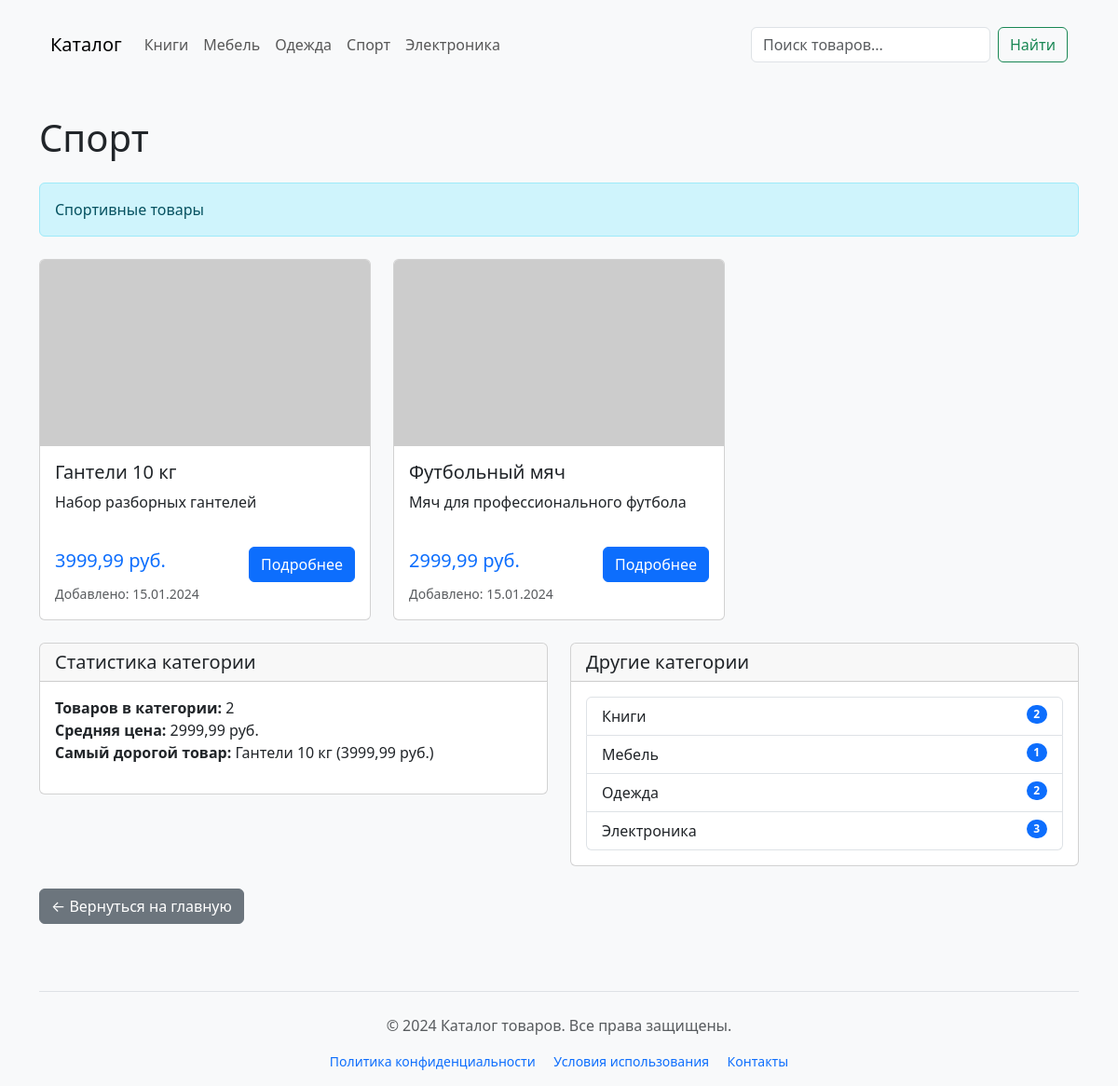
The page /category/5/ on the database its author committed.
### catalog/models.py (models this page shows, shortened)
class Category(models.Model):
    name = models.CharField(max_length=100, verbose_name='Наименование')
    description = models.TextField(blank=True, null=True, verbose_name='Описание')
    class Meta:
        verbose_name = 'Категория'
        verbose_name_plural = 'Категории'
        ordering = ['name']

class Product(models.Model):
    name = models.CharField(max_length=100, verbose_name='Наименование')
    description = models.TextField(blank=True, null=True, verbose_name='Описание')
    image = models.ImageField(upload_to='products/', blank=True, null=True, verbose_name='Изображение')
    category = models.ForeignKey(
        Category,
        on_delete=models.SET_NULL,
        null=True,
        blank=True,
        related_name='products',
        verbose_name='Категория'
    )
    price = models.DecimalField(max_digits=10, decimal_places=2, verbose_name='Цена за покупку')
    created_at = models.DateTimeField(auto_now_add=True, verbose_name='Дата создания')
    updated_at = models.DateTimeField(auto_now=True, verbose_name='Дата последнего изменения')
    class Meta:
        verbose_name = 'Продукт'
        verbose_name_plural = 'Продукты'
        ordering = ['name']

### catalog/views.py (the view)
# urls.py: path('category/<int:category_id>/', views.category_products, name='category_products'),
def category_products(request, category_id):
    category = get_object_or_404(Category, id=category_id)
    products = Product.objects.filter(category=category)
    categories = Category.objects.all()
    return render(request, 'catalog/category.html', {
        'category': category,
        'products': products,
        'categories': categories
    })

### catalog/templates/catalog/category.html (shortened to what this page needs)
{% extends 'base.html' %}
{% block content %}
<h1 class="mb-4">{{ category.name }}</h1>
{% if category.description %}
<div class="alert alert-info mb-4">
    <p class="mb-0">{{ category.description }}</p>
</div>
{% endif %}
<div class="row">
    {% for product in products %}
    <div class="col-md-4">
        <div class="card product-card h-100">
            {% if product.image %}
            <img src="{{ product.image.url }}" class="card-img-top product-image" alt="{{ product.name }}">
            {% else %}
            <img src="https://via.placeholder.com/300x200?text=No+Image" class="card-img-top product-image" alt="Нет изображения">
            {% endif %}
            <div class="card-body d-flex flex-column">
                <h5 class="card-title">{{ product.name }}</h5>
                <p class="card-text truncate flex-grow-1">
                    {{ product.description|truncatechars:100 }}
                </p>
                <div class="mt-auto">
                    <div class="d-flex justify-content-between align-items-center">
                        <span class="h5 text-primary">{{ product.price }} руб.</span>
                        <a href="{% url 'product_detail' product.id %}" class="btn btn-primary">
                            Подробнее
                        </a>
                    </div>
                    <small class="text-muted">
                        Добавлено: {{ product.created_at|date:"d.m.Y" }}
                    </small>
                </div>
            </div>
        </div>
    </div>
    {% endfor %}
</div>
{% if products %}
<div class="mt-4">
    <div class="row">
        <div class="col-md-6">
            <div class="card">
                <div class="card-header">
                    <h5 class="mb-0">Статистика категории</h5>
                </div>
                <div class="card-body">
                    <ul class="list-unstyled">
                        <li><strong>Товаров в категории:</strong> {{ products|length }}</li>
                        <li><strong>Средняя цена:</strong>
                            {% with avg_price=products|dictsort:"price" %}
                                {% if avg_price %}
                                    {{ avg_price.0.price }} руб.
                                {% else %}
                                    -
                                {% endif %}
                            {% endwith %}
                        </li>
                        <li><strong>Самый дорогой товар:</strong>
                            {% with max_price=products|dictsortreversed:"price"|first %}
                                {% if max_price %}
                                    {{ max_price.name }} ({{ max_price.price }} руб.)
                                {% else %}
                                    -
                                {% endif %}
                            {% endwith %}
                        </li>
                    </ul>
                </div>
            </div>
        </div>
        <div class="col-md-6">
            <div class="card">
                <div class="card-header">
                    <h5 class="mb-0">Другие категории</h5>
                </div>
                <div class="card-body">
                    <div class="list-group">
                        {% for cat in categories %}
                            {% if cat.id != category.id %}
                            <a href="{% url 'category_products' cat.id %}" class="list-group-item list-group-item-action">
                                {{ cat.name }}
                                <span class="badge bg-primary rounded-pill float-end">
                                    {{ cat.products.count }}
                                </span>
                            </a>
                            {% endif %}
                        {% endfor %}
                    </div>
                </div>
            </div>
        </div>
    </div>
</div>
{% endif %}
<div class="mt-4">
    <a href="{% url 'index' %}" class="btn btn-secondary">
        ← Вернуться на главную
    </a>
</div>
{% endblock %}

### catalog/templates/includes/menu.html
<nav class="navbar navbar-expand-lg navbar-light bg-light mb-4">
    <div class="container-fluid">
        <a class="navbar-brand" href="{% url 'index' %}">Каталог</a>
        <div class="collapse navbar-collapse">
            <ul class="navbar-nav me-auto">
                {% for category in categories %}
                <li class="nav-item">
                    <a class="nav-link" href="{% url 'category_products' category.id %}">
                        {{ category.name }}
                    </a>
                </li>
                {% endfor %}
            </ul>
            <form class="d-flex" method="get" action="#">
                <input class="form-control me-2" type="search" placeholder="Поиск товаров...">
                <button class="btn btn-outline-success" type="submit">Найти</button>
            </form>
        </div>
    </div>
</nav>

### catalog/templates/base.html (style rules this page uses)
body { padding-top: 20px; background-color: #f8f9fa; }
.product-card { margin-bottom: 20px; transition: transform 0.2s; }
.product-image { height: 200px; object-fit: cover; }
.truncate { overflow: hidden; text-overflow: ellipsis; display: -webkit-box; -webkit-line-clamp: 3; -webkit-box-orient: vertical; }
.card-header { font-weight: 600; }

### rows shown on the page
Category: name "Книги", products.count "2"
Category: name "Мебель", products.count "1"
Category: name "Одежда", products.count "2"
Category: name "Спорт", description "Спортивные товары"
Category: name "Электроника", products.count "3"
Product: name "Гантели 10 кг", description "Набор разборных гантелей", price "3999,99", created_at "15.01.2024"
Product: name "Футбольный мяч", description "Мяч для профессионального футбола", price "2999,99", created_at "15.01.2024"

### other values the page prints
{{ products|length }} "2"
